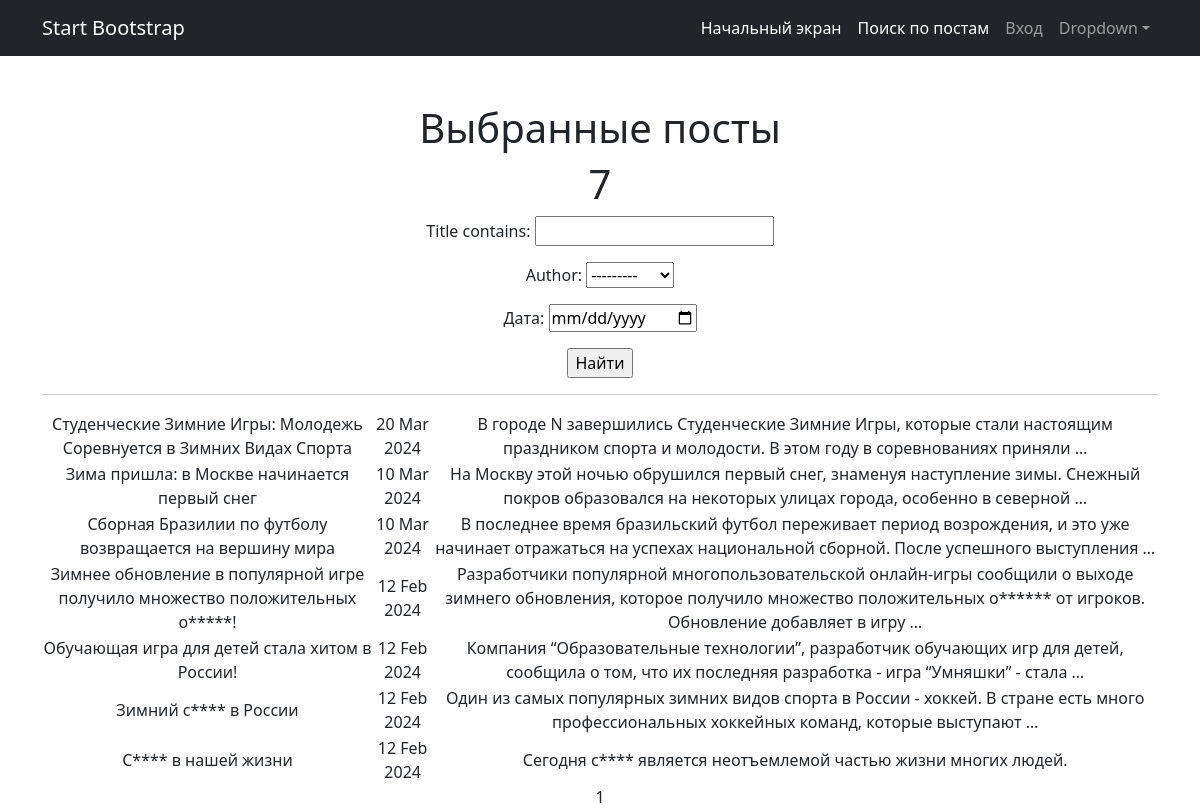
Page /posts/search/ on the earlier database version.
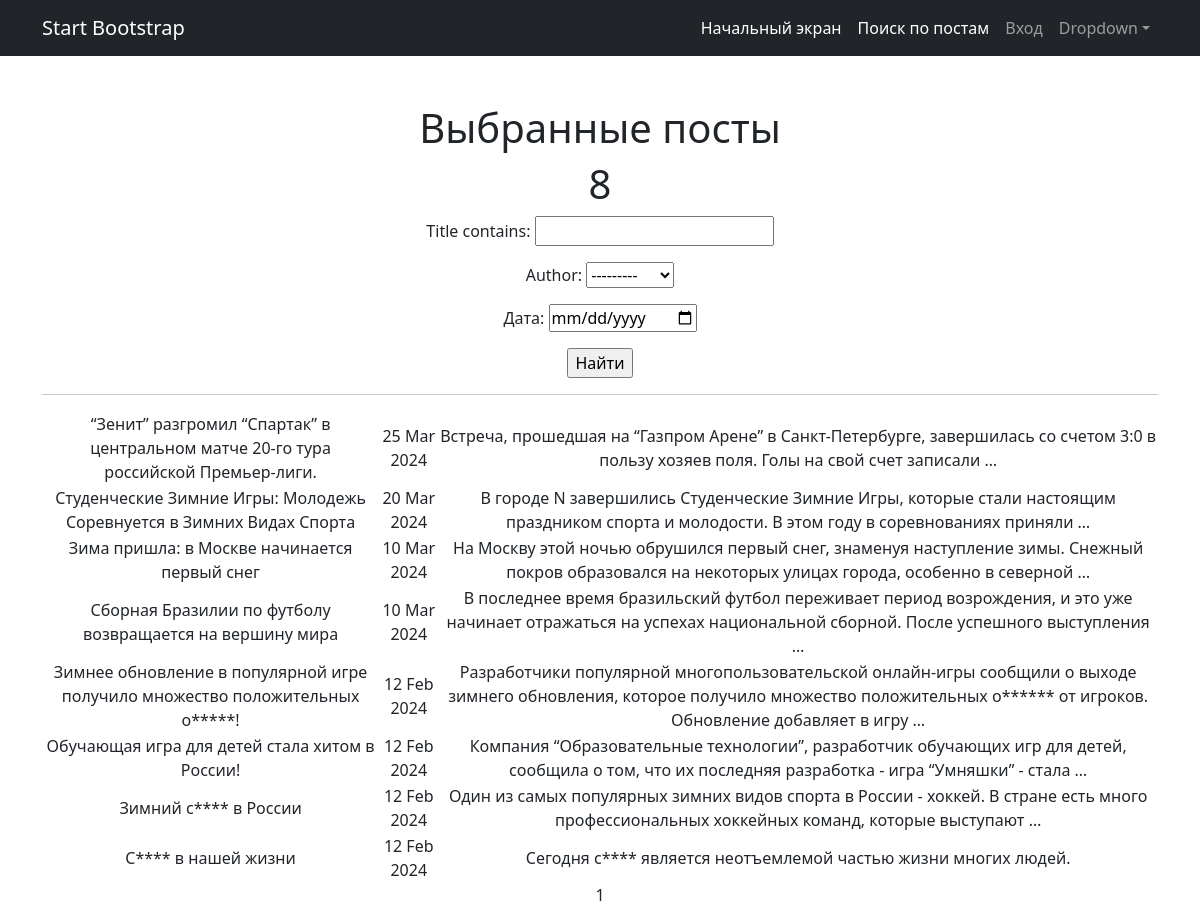
Same page on the later database version.
### news/models.py (models this page shows, shortened)
class Post(models.Model):
    news = "N"
    article = "A"
    POSITIONS = [(news, "Новость"), (article, "Статья")]
    author = models.ForeignKey(Author, on_delete= models.CASCADE)
    choice_field = models.CharField(max_length= 1, choices=POSITIONS, default=article)
    data_in = models.DateTimeField(auto_now_add=True)
    category = models.ManyToManyField(Category, through="PostCategory")
    title = models.CharField(max_length=255)
    text = models.CharField(max_length=3000)
    rating = models.IntegerField(default=0)

### news/views.py (the view)
# urls.py: path('search/', PostsSearch.as_view(), name= 'Posts_search'),
class PostsSearch(ListView):
    model = Post
    ordering = '-data_in'
    template_name = 'posts_search.html'
    context_object_name = 'posts'
    paginate_by = 10
    def get_queryset(self):
        queryset = super().get_queryset()
        self.filterset = PostFilter(self.request.GET, queryset)
        return self.filterset.qs
    def get_context_data(self, **kwargs):
        context = super().get_context_data(**kwargs)
        context['filterset'] = self.filterset
        return context

### news/models.py (called while the page is built)
    def __str__(self):
        return self.user.username

### templates/posts_search.html (shortened to what this page needs)
{% extends 'flatpages/default.html' %}
{% load censor_filters %}
{% load custom_tags %}
{% block content %}
    <h1>Выбранные посты</h1>
    <h1>{{ posts|length }}</h1>
    <form action="" method="get">
        {{ filterset.form.as_p }}
        <input type="submit" value="Найти" />
    </form>
    <hr>
    {% if posts %}
        <table>
            {% for post in posts %}
            <tr>
                <td>{{ post.title|censeroid }}</td>
                <td>{{ post.data_in|date:'d M Y' }}</td>
                <td>{{ post.text|truncatewords:20|censeroid}}</td>
            </tr>
            {% endfor %}
        </table>
    {% else %}
        <h2>Постов и новостей нет!</h2>
    {% endif %}
    {{ page_obj.number }}
{% endblock content %}

Differences in the rows shown:
added Post: title|censeroid "“Зенит” разгромил “Спартак” в центральном матче 20-го тура российской Премьер-лиги.", data_in "25 Mar 2024", text|censeroid "Встреча, прошедшая на “Газпром Арене” в Санкт-Петербурге, завершилась со счетом 3:0 в пользу хозяев поля. Голы на свой счет записали …"
Other differences:
{{ posts|length }}: "7" → "8"
